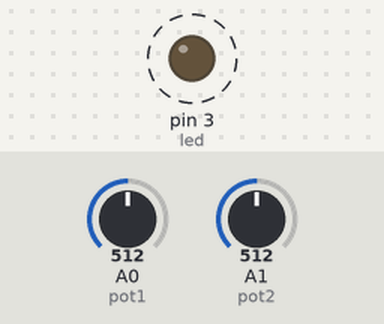
The sketch below on a simulated Arduino Uno, built with avr-gcc and run on an emulated ATmega328P. Parts: output pins drawn as LEDs (lit = HIGH). Dashed ring = blinking. Inputs (shaded band) come from the test bench; at power-on: A1 (pot2) = 512, A0 (pot1) = 512.

Above: at 1.8 s.
1.9 s: A1 (pot2) set to 716
6.0 s: A0 (pot1) set to 0
7.7 s: A0 (pot1) set to 122
At 8.0 s:
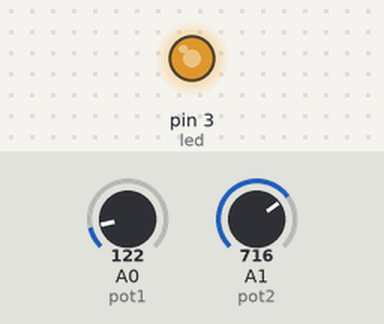
11.2 s: A1 (pot2) set to 900
14.7 s: A1 (pot2) set to 511
18.2 s: A1 (pot2) set to 6
21.7 s: A1 (pot2) set to 3
At 22.6 s:
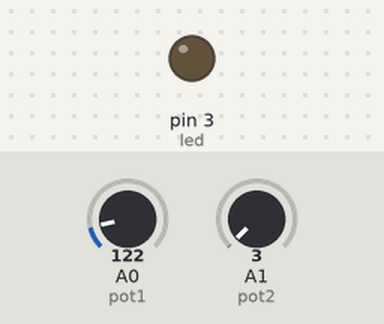
Timing chart, 0 to 24.2 s (numbered marks = the images above; inputs shaded):
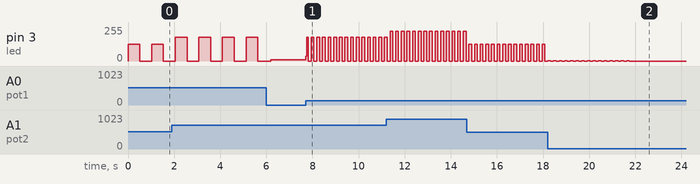

The sketch:

pot_test.ino
```cpp
int pot1 = A0;
int pot2 = A1;
int led = 3;
void setup() {
  pinMode(led,OUTPUT);
}

void loop() {
  int bright = map(analogRead(pot2),0,1023,0,255);
  int del = analogRead(pot1);
  analogWrite(led,bright);
  delay(del);
  analogWrite(led,0);
  delay(del);
}
```

Measured:
- the behaviour switches between 5 and 4 on A1 (pot2) (found by bisection; images 1 and 2)
- after the input at 7.7 s, pin 3 (led): 8/255 → 36/255 at once, then moves between 0/255 and 178/255, repeating every 0.24 s
- after the input at 21.7 s, pin 3 (led): goes on until 21.7 s, then stays 0/255
- by itself, pin 3 (led): alternates 178/255 for 0.51 s and 0/255 for 0.51 s
